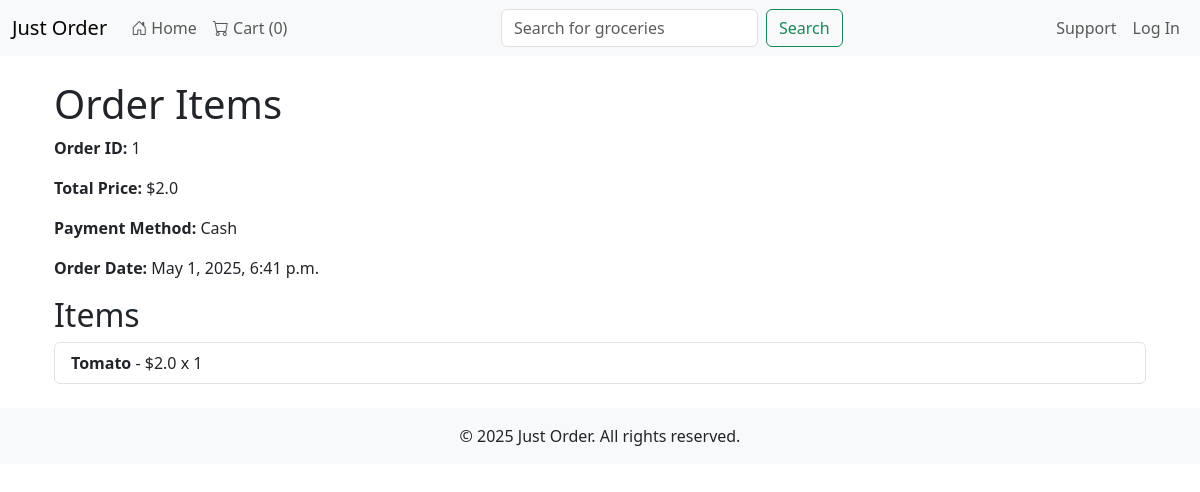
Screenshot of /home/orders/1/ with the database file from the repository.
### home/models.py (models this page shows, shortened)
class Order(models.Model):
    user = models.ForeignKey(User, on_delete=models.CASCADE)
    items = models.TextField()  # Store items as a JSON string
    total_price = models.FloatField()
    payment_method = models.CharField(max_length=50)
    created_at = models.DateTimeField(auto_now_add=True)
    def get_items(self):
        try:
            return json.loads(self.items)
        except json.JSONDecodeError:
            return []

### home/views.py (the view)
# urls.py: path('orders/<int:order_id>/', views.order_items_view, name='order_items'),
def order_items_view(request, order_id):
    order = get_object_or_404(Order, id=order_id)
    items = order.get_items()  # Use the `get_items` method to parse the JSON
    return render(request, 'order_items.html', {'order': order, 'items': items})

### home/templates/order_items.html
{% extends 'layout.html' %}
{% block content %}
<div class="container mt-4">
    <h1>Order Items</h1>
    <p><strong>Order ID:</strong> {{ order.id }}</p>
    <p><strong>Total Price:</strong> ${{ order.total_price }}</p>
    <p><strong>Payment Method:</strong> {{ order.payment_method }}</p>
    <p><strong>Order Date:</strong> {{ order.created_at }}</p>
    <h2>Items</h2>
    <ul class="list-group">
        {% for item in items %}
            <li class="list-group-item">
                <strong>{{ item.name }}</strong> - ${{ item.price }} x {{ item.quantity }}
            </li>
        {% empty %}
            <li class="list-group-item">No items found for this order.</li>
        {% endfor %}
    </ul>
</div>
{% endblock %}

### rows the page displays
Order: id "1", total_price "2.0", payment_method "Cash", created_at "May 1, 2025, 6:41 p.m."

### other values shown
{{ request.session.cart|length|default:0 }} "0"
{{ item.name }} "Tomato"
{{ item.price }} "2.0"
{{ item.quantity }} "1"
